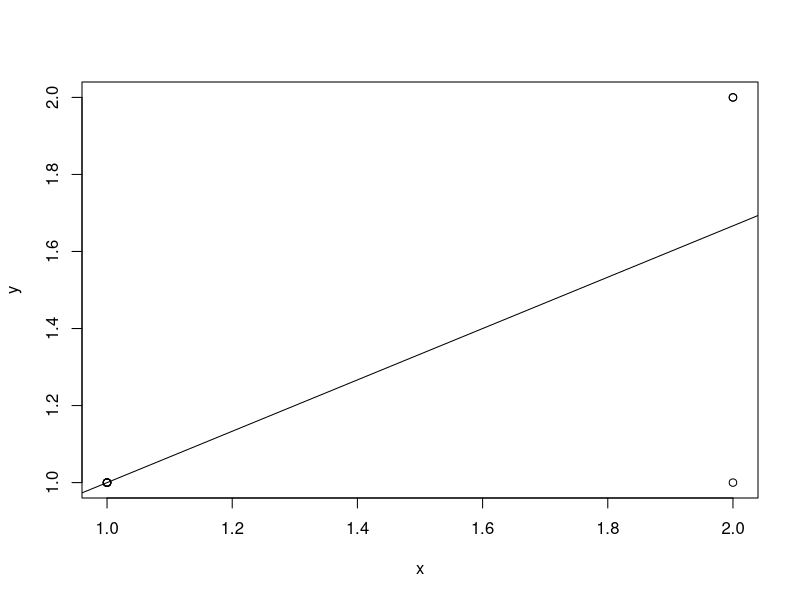
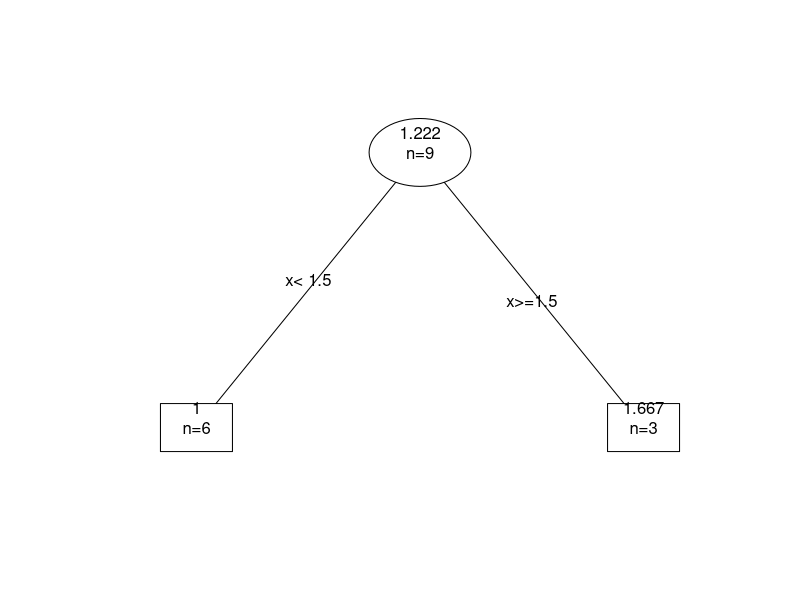

Here is the R script that generated these plots, in order:
# rpart mentioned as library in Practical Data Science

library(rpart)

df1 <- data.frame(x = c(1,1,1,1,1,1,2,2,2), y = c(1,1,1,1,1,1,2,2,1), z = 1:9)

ll <- glm(y ~ x , df1, family = "gaussian")

with(df1, plot(x, y))
abline(ll)

rr1 <- rpart(y ~ x, data = df1, control = rpart.control(minsplit=3))

plot(rr1, branch = 0, uniform = TRUE, margin = 0.2)
text(rr1, use.n = TRUE, all = TRUE, fancy = TRUE)
